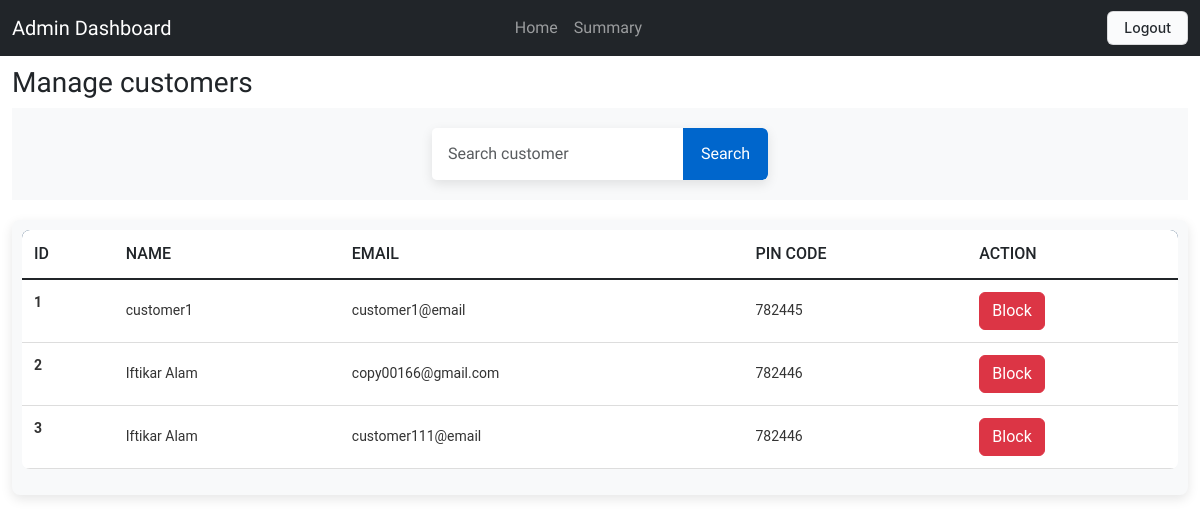
The page /all_customers (signed in) on the database as committed earlier.
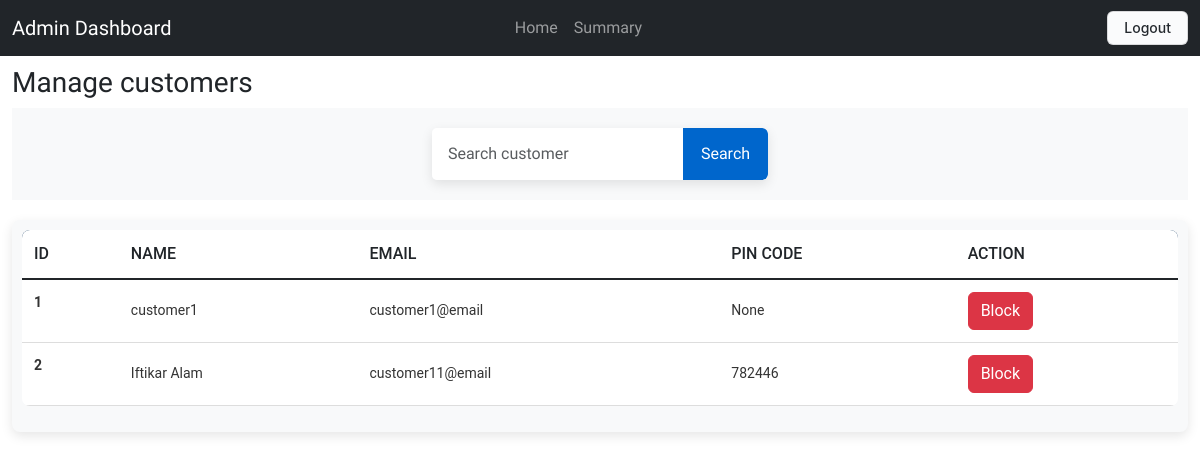
The same page on the database as committed later.
### application/models.py (models this page shows)
class Customer(db.Model):
    id=db.Column(db.Integer, primary_key=True)
    user_id = db.Column(db.Integer, db.ForeignKey('user.id'), nullable = False)
    user = db.relationship('User', back_populates='customer')
    fullname= db.Column(db.String(80))
    address= db.Column(db.String(200))
    pincode=db.Column(db.Integer)

class User(db.Model, UserMixin):
    id=db.Column(db.Integer, primary_key=True)
    email= db.Column(db.String(), nullable=False )
    password= db.Column(db.String(), nullable=False)
    is_blocked= db.Column(db.Boolean, default=False)
    professional = db.relationship('Professional',uselist=False, back_populates='user')
    customer = db.relationship('Customer',uselist=False, back_populates='user')
    fs_uniquifier = db.Column(db.String, unique = True, nullable = False)
    active = db.Column(db.Boolean, default = True)
    roles = db.Relationship('Role', backref = 'bearers', secondary='user_roles')

### application/controllers.py (the view)
@app.route('/all_customers')
@login_required
def all_customers():
    search_results = Customer.query.all()
    return render_template('all_customers.html', customers=search_results)

### templates/all_customers.html (shortened to what this page needs)
<!DOCTYPE html>
<html lang="en">
<head>
    <link href="https://cdn.jsdelivr.net/npm/bootstrap@5.3.0-alpha1/dist/css/bootstrap.min.css" rel="stylesheet">
    <link rel="stylesheet" href="/static/common.css">
</head>
<body>
    <nav class="navbar navbar-expand-lg navbar-dark bg-dark">
        <div class="container-fluid">
            <a class="navbar-brand" href="#">Admin Dashboard</a>
          <div class="collapse navbar-collapse" id="navbarNav" >
              <ul class="navbar-nav ms-auto" style="display: flex; justify-content: center; width: 100%; padding-right: 15%;" >
                  <li class="nav-item"><a class="nav-link" href="/admin">Home</a></li>
                  <li class="nav-item"><a class="nav-link" href="/summary">Summary</a></li>
              </ul>
          </div>
          <div class="nav-link" style="display: flex;">
              <a href="/logout"> <button class="button-4">Logout</button></a>
          </div>
        </div>
    </nav>
    <div class="container-fluid">
          <h3 style="padding-top: 10px;">Manage customers</h3>
                <div class="search-container">
                  <form action="/search_customer">
                      <div class="input-group">
                          <input
                              name="result"
                              type="text"
                              class="form-control"
                              placeholder="Search customer"
                              aria-label="Search for customers"
                              aria-describedby="button-addon2"
                          />
                          <button
                              class="btn"
                              type="submit"
                              id="button-addon2">
                              Search
                          </button>
                      </div>
                  </form>
              </div>
                <div class="tableMain" >
                    <table class="table">
                        <thead>
                          <tr>
                            <th scope="col">ID</th>
                            <th scope="col">Name</th>
                            <th scope="col">Email</th>
                            <th scope="col">Pin Code</th>
                            <th scope="col">Action</th>
                          </tr>
                        </thead>
                        <tbody class="table-group-divider">
                        {% for cus in customers %}
                          <tr>
                            <th scope="row">{{loop.index}}</th>
                            <td>{{cus.fullname}}</td>
                            <td>{{cus.user.email}}</td>
                            <td> {{cus.pincode}}</td>
                            <td>
                              {% if not cus.user.active %}
                              <a href="user_action/{{cus.user_id}}">
                                <button>Review</button>
                              </a>
                              {% elif not cus.user.is_blocked %}
                              <a href="user_action/{{cus.user_id}}">
                                <button class="btn btn-danger">Block</button>
                              </a>
                              {% else %}
                              <a href="user_action/{{cus.user_id}}">
                                <button class="button-30">Unblock</button>
                              </a>
                              {% endif %}
                            </td>
                          </tr>
                        {% endfor %}
                        </tbody>
                      </table>
                 </div>
            </div>
</body>
</html>

### static/common.css (style rules this page uses)
body { font-family: "Josefin Sans", serif; }
li { font-family: "Rowdies", sans-serif; font-weight: 400; font-style: normal; }
.search-container { display: flex; justify-content: center; align-items: center; padding: 20px; background-color: #f8f9fa; }
.input-group { max-width: 600px; width: 100%; box-shadow: 0 4px 12px rgba(0, 0, 0, 0.1); border-radius: 5px; overflow: hidden; }
.input-group .form-control { border: none; padding: 14px 16px; font-size: 16px; border-radius: 0; outline: none; transition: box-shadow 0.3s ease; }
.input-group .btn { border: none; background-color: #0066cc; color: white; padding: 13px 18px; font-size: 16px; cursor: pointer; transition: background-color 0.3s ease; }
.tableMain { width: 100%; overflow-x: auto; margin: 20px 0; padding: 10px; background-color: #f8f9fa; border-radius: 8px; box-shadow: 0 4px 12px rgba(0, 0, 0, 0.1); }
.table { width: 100%; border-collapse: collapse; font-family: 'Roboto', sans-serif; text-align: left; background-color: white; border-radius: 8px; overflow: hidden; }
.table thead { background-color: #012a52; color: white; font-size: 16px; text-transform: uppercase; }
.table thead th { padding: 12px; font-weight: 500; }
.table tbody tr { border-bottom: 1px solid #ddd; transition: background-color 0.2s ease; }
.table tbody td, .table tbody th { padding: 12px; font-size: 14px; color: #333; }
.table tbody td { vertical-align: middle; }
.button-4 { appearance: none; background-color: #FAFBFC; border: 1px solid rgba(27, 31, 35, 0.15); border-radius: 6px; box-shadow: rgba(27, 31, 35, 0.04) 0 1px 0, rgba(255, 255, 255, 0.25) 0 1px 0 inset; box-sizing: border-box; color: #24292E; cursor: pointer; display: inline-block; font-family: -apple-system, system-ui, "Segoe UI", Helvetica, Arial, sans-serif, "Apple Color Emoji", "Segoe UI Emoji"; font-size: 14px; font-weight: 500; line-height: 20px; list-style: none; padding: 6px 16px; position: relative; transition: background-color 0.2s cubic-bezier(0.3, 0, 0.5, 1); user-select: none; -webkit-user-select: none; touch-action: manipulation; vertical-align: middle; white-space: nowrap; word-wrap: break-word; }
.button-4:before { display: none; }

Rows that differ between the two databases and show on the page:
removed Customer: fullname "Iftikar Alam", user.email "customer111@email", pincode "782446"
changed Customer "customer1": pincode "782445" → "None"
changed through a linked row, Customer "Iftikar Alam": user.email "copy00166@gmail.com" → "customer11@email"
